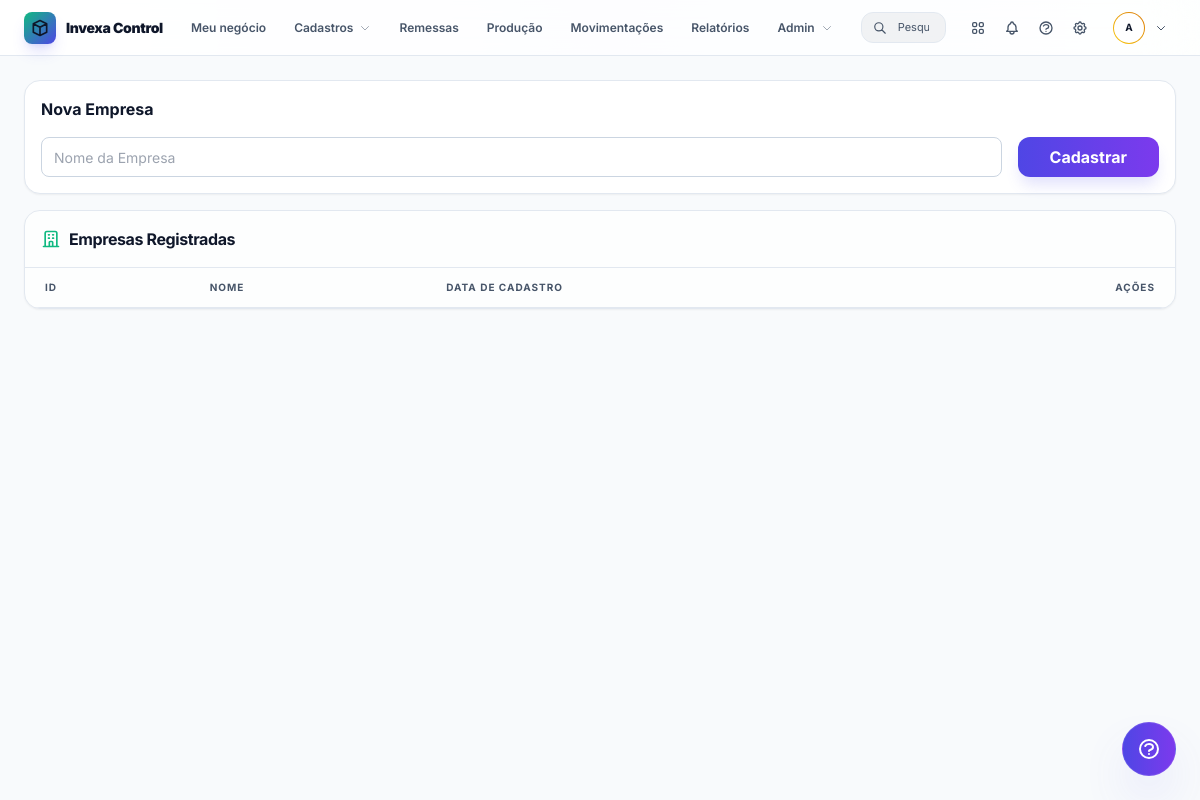
Page /admin/companies (signed in) on the earlier database version.
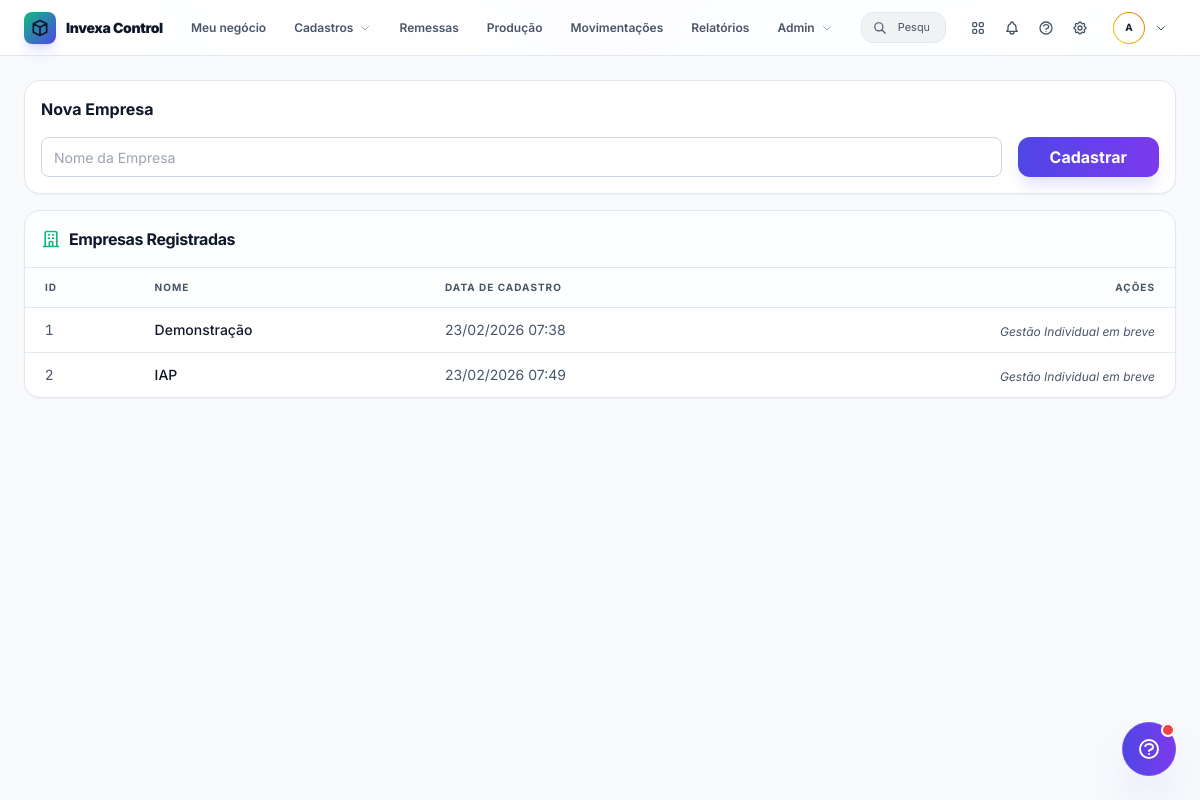
Same page on the later database version.
### app/models/company.py (models this page shows)
class Company(Base):
    __tablename__ = "companies"
    id = Column(Integer, primary_key=True, index=True)
    name = Column(String, unique=True, index=True)
    is_active = Column(Boolean, default=True)
    logo_data = Column(String, nullable=True) # Base64 image data
    created_at = Column(DateTime, default=datetime.now)
    users = relationship("User", back_populates="company")
    categories = relationship("Category", back_populates="company")
    products = relationship("Product", back_populates="company")
    workers = relationship("Worker", back_populates="company")
    worker_types = relationship("WorkerType", back_populates="company")

### app/api/routers/admin.py (the view)
@router.get("/companies")
async def admin_companies_list(
    request: Request,
    user: User = Depends(admin_required),
    db: Session = Depends(get_db)
):
    companies = db.query(Company).all()
    return templates.TemplateResponse("admin_companies.html", {
        "request": request,
        "user": user,
        "companies": companies
    })

### app/templates/admin_companies.html (shortened to what this page needs)
{% extends "base.html" %}
{% block content %}
<div class="flex flex-col gap-4">
    <div class="bg-surface border border-border rounded-2xl p-4 shadow-sm">
        <h3 class="text-base font-bold text-main mb-4">Nova Empresa</h3>
        <form action="/admin/companies/create" method="POST" class="flex gap-4">
            <input type="text" name="name" placeholder="Nome da Empresa" required class="input-compact flex-1">
            <button type="submit" class="btn-premium py-2">
                Cadastrar
            </button>
        </form>
    </div>
    <div class="bg-surface border border-border rounded-2xl overflow-hidden shadow-sm">
        <div class="p-4 border-b border-border flex justify-between items-center bg-darker/30">
            <h3 class="text-base font-bold text-main flex items-center gap-2 tracking-tight">
                <svg class="w-5 h-5 text-primary" fill="none" stroke="currentColor" viewBox="0 0 24 24">
                    <path stroke-linecap="round" stroke-linejoin="round" stroke-width="2"
                        d="M19 21V5a2 2 0 00-2-2H7a2 2 0 00-2 2v16m14 0h2m-2 0h-5m-9 0H3m2 0h5M9 7h1m-1 4h1m4-4h1m-1 4h1m-5 10v-5a1 1 0 011-1h2a1 1 0 011 1v5m-4 0h4">
                    </path>
                </svg>
                Empresas Registradas
            </h3>
        </div>
        <div class="overflow-x-auto">
            <table class="w-full text-left border-collapse">
                <thead>
                    <tr class="bg-darker/30 border-b border-border">
                        <th class="px-5 py-3 text-[10px] font-bold text-muted uppercase tracking-widest">ID</th>
                        <th class="px-5 py-3 text-[10px] font-bold text-muted uppercase tracking-widest">Nome</th>
                        <th class="px-5 py-3 text-[10px] font-bold text-muted uppercase tracking-widest">Data de
                            Cadastro</th>
                        <th class="px-5 py-3 text-[10px] font-bold text-muted uppercase tracking-widest text-right">
                            Ações</th>
                    </tr>
                </thead>
                <tbody class="divide-y divide-border">
                    {% for c in companies %}
                    <tr class="hover:bg-primary/5 transition-colors group">
                        <td class="px-5 py-2.5 text-sm text-muted font-mono">{{ c.id }}</td>
                        <td
                            class="px-5 py-2.5 text-sm font-medium text-main group-hover:text-primary transition-colors">
                            {{ c.name }}</td>
                        <td class="px-5 py-2.5 text-sm text-muted">{{ c.created_at.strftime('%d/%m/%Y %H:%M') }}</td>
                        <td class="px-5 py-2.5 text-right">
                            <span class="text-xs text-muted italic">Gestão Individual em breve</span>
                        </td>
                    </tr>
                    {% endfor %}
                </tbody>
            </table>
        </div>
    </div>
</div>
{% endblock %}

### app/templates/base.html (shortened to what the changed rows need)
<!DOCTYPE html>
<html lang="pt-BR">
<head>
    <script src="https://cdn.tailwindcss.com"></script>
    <link rel="stylesheet" href="{{ url_for('static', path='css/style.css') }}">
</head>
<body
    class="bg-dark text-main font-sans antialiased h-screen flex flex-col overflow-hidden selection:bg-indigo-500/30 selection:text-indigo-200 transition-colors duration-300">
    <main class="flex-1 flex flex-col min-h-0 relative w-full bg-dark">
        <div class="flex-1 overflow-y-auto p-4 md:p-6 custom-scrollbar">
            {% block content %}{% endblock %}
        </div>
    </main>
    <div x-data="{
        helpOpen: false,
        hasUpdate: false,
        content: '<div class=\'flex justify-center py-8\'><svg class=\'animate-spin h-6 w-6 text-indigo-500\' xmlns=\'http://www.w3.org/2000/svg\' fill=\'none\' viewBox=\'0 0 24 24\'><circle class=\'opacity-25\' cx=\'12\' cy=\'12\' r=\'10\' stroke=\'currentColor\' stroke-width=\'4\'></circle><path class=\'opacity-75\' fill=\'currentColor\' d=\'M4 12a8 8 0 018-8V0C5.373 0 0 5.373 0 12h4zm2 5.291A7.962 7.962 0 014 12H0c0 3.042 1.135 5.824 3 7.938l3-2.647z\'></path></svg></div>',
        init() {
            fetch('/api/guide/status')
                .then(r => r.json())
                .then(data => {
                    this.hasUpdate = data.has_update;
                });
        },
        openHelp() {
            this.helpOpen = !this.helpOpen;
            if (this.helpOpen) {
                fetch('/api/guide/content')
                    .then(r => r.json())
                    .then(data => {
                        this.content = data.content || 'Guia Vazio';
                    });
                if (this.hasUpdate) {
                    fetch('/api/guide/mark_read', { method: 'POST' });
                    this.hasUpdate = false;
                }
            }
        }
    }" class="fixed bottom-6 right-6 z-[9999] flex flex-col items-end">
        <button @click="openHelp()"
            class="relative bg-gradient-to-r from-indigo-600 to-violet-600 hover:from-indigo-500 hover:to-violet-500 text-white p-3.5 rounded-full shadow-2xl hover:scale-110 active:scale-95 transition-all duration-300 pointer-events-auto shadow-indigo-500/30 border border-white/10"
            title="Guia Rápido">
            <span x-show="hasUpdate" style="display: none;" class="absolute top-0 right-0 flex h-3.5 w-3.5">
                <span class="relative inline-flex rounded-full h-3.5 w-3.5 bg-red-500 border-2 border-surface"></span>
            </span>
        </button>
    </div>
</body>
</html>

Differences in the rows shown:
added Company: id "1", name "Demonstração", created_at "23/02/2026 07:38"
added Company: id "2", name "IAP", created_at "23/02/2026 07:49"
